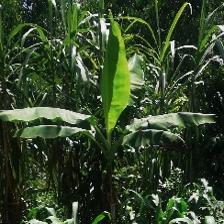
#> input picture resized_crop_images/matooke/mat1.jpg, 224 x 224 px; its folder holds only this picture in this run
$ jupyter execute --allow-errors 'Garden Crop_Detection.ipynb'
#> lines starting #> are read from the running program, lines starting #| are printed output that depends on the picture
                           SOLIMO RAJAB
                           REGNO 2022/HD05/1486U
                           SNO 2200701486
                           Computer vision project
                           End of Semester

This practical examination is a garden monitoring project using computer vision. The goal of this project is to perform garden monitoring using a set of garden images.

A set of steps for classification have been followed
Images are changed into grayscale
For each image, generate its feature descriptor while using SIFT and ORB
Perform k-means clustering on the feature array to obtain the centers of the centroid.
Split the dataset into train and test sets at an 80:20 ratio respectively.
Apply the Naive Bayes for each threshold needed for the SIFT and ORB until you obtain a good classification.
Evaluate the classifications using accuracy, precision, recall, F1

[cell 1]
# importing necessary libraries
import cv2
import PIL
import glob
import time
import PIL.Image
import numpy as np
import seaborn as sns
from skimage import io
from sklearn.svm import SVC
from skimage import filters
import matplotlib.pyplot as plt
from sklearn.naive_bayes import GaussianNB
from sklearn.model_selection import train_test_split
from sklearn.metrics import accuracy_score, confusion_matrix

[cell 2]
# reading cropped images from matooke, maize and cassava
import pathlib
data = pathlib.Path('E:/python/Computer vision exam/resized_crop_images/matooke')
matooke_images = list(data.glob('*.jpg'))
data = pathlib.Path('E:/python/Computer vision exam/resized_crop_images/cassava')
cassava_images = list(data.glob('*.jpg'))
data = pathlib.Path('E:/python/Computer vision exam/resized_crop_images/maize')
maize_images = list(data.glob('*.jpg'))
# print(len(known_images))

[cell 3]
# using SIFT to extract features
img = cv2.imread(str(matooke_images[0]))
#> img is the input picture: shape (224, 224, 3); mean B, G, R 43.4, 70.6, 54.2
sift = cv2.SIFT_create()
gray = cv2.cvtColor(img, cv2.COLOR_BGR2GRAY)
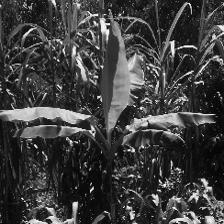
#> gray: shape (224, 224); min 0, max 254, mean 62.6
kp = sift.detect(gray, None)
#> kp = 644 keypoints; strongest (x, y, size): (35, 146, 1.9), (75, 205, 4.1), (133, 150, 2.2), (164, 185, 2)

[cell 4]
# Marking the keypoint on the image using circles
sift_img=cv2.drawKeypoints(gray ,
                      kp ,
                      img ,
                      flags=cv2.DRAW_MATCHES_FLAGS_DRAW_RICH_KEYPOINTS)
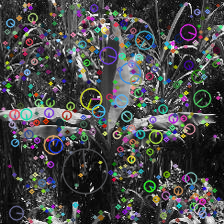
#> sift_img: shape (224, 224, 3); mean B, G, R 72.4, 72, 71.2
plt.imshow(sift_img)
plt.show()

#> (a cell that did not finish here is left out)

#> (a cell that did not finish here is left out)

#> (a cell that did not finish here is left out)

[cell 8]
# Load the image
image = cv2.imread(str(matooke_images[0]), cv2.IMREAD_GRAYSCALE)
#> image: shape (224, 224); min 0, max 255, mean 62.5

# Initialize ORB detector
orb = cv2.ORB_create()

# Detect keypoints and compute descriptors
keypoints, descriptors = orb.detectAndCompute(image, None)
#> keypoints = 427 keypoints; strongest (x, y, size): (173, 41, 31), (93, 131, 31), (90, 128, 31), (92, 188, 31)

# Draw keypoints on the image
image_with_keypoints = cv2.drawKeypoints(image, keypoints, None, (255, 0, 0), cv2.DRAW_MATCHES_FLAGS_DRAW_RICH_KEYPOINTS)
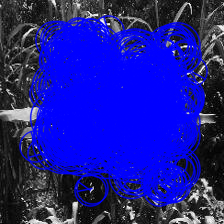
#> image_with_keypoints: shape (224, 224, 3); mean of channels 0, 1, 2 149.9, 28.9, 28.9; drawn as B, G, R


plt.imshow(image_with_keypoints)
plt.show()

#> (a cell that did not finish here is left out)

## Scale-invariant feature transform (SIFT)

[cell 10]
def get_k_shift_thresh(thresh):
    def CalcFeatures(img, th):
#> called with th = 10
        sift = cv2.SIFT_create(th)
        kp, des = sift.detectAndCompute(img, None)
#> kp = 11 keypoints; strongest (x, y, size): (35, 146, 1.9), (75, 205, 4.1), (133, 150, 2.2), (164, 185, 2)
        return des

    features = []
    for file in matooke_images:
        img = cv2.imread(str(file))
        img = cv2.cvtColor(img, cv2.COLOR_BGR2GRAY)
        img_des = CalcFeatures(img, thresh)
        if img_des is not None:
            features.append(img_des)
    for file in cassava_images:
        img = cv2.imread(str(file))
        img = cv2.cvtColor(img, cv2.COLOR_BGR2GRAY)
        img_des = CalcFeatures(img, thresh)
        if img_des is not None:
            features.append(img_des)
    for file in maize_images:
        img = cv2.imread(str(file))
        img = cv2.cvtColor(img, cv2.COLOR_BGR2GRAY)
        img_des = CalcFeatures(img, thresh)
        if img_des is not None:
            features.append(img_des)
    features = np.concatenate(features, axis=0)

    return features

[cell 11]
# getting the features per threshold
features_per_threshold = {}
for i in range(10,26,10):
  features_per_threshold[i] = get_k_shift_thresh(i)

**Method structure**
Combining all the above steps into one main algorithim

[cell 12]
def sift_naive_classifier(thresh):
    t0 = time.time()

    def CalcFeatures(img, th):
#> called with th = 5
        sift = cv2.SIFT_create(th)
        kp, des = sift.detectAndCompute(img, None)
#> kp = 5 keypoints; (x, y, size): (35, 146, 1.9), (75, 205, 4.1), (75, 205, 4.1), (133, 150, 2.2), (133, 150, 2.2)
        return des

    # Extract features using SIFT
    features = []
    for file in matooke_images:
        img = cv2.imread(str(file))
        img = cv2.cvtColor(img, cv2.COLOR_BGR2GRAY)
        img_des = CalcFeatures(img, thresh)
        if img_des is not None:
            features.append(img_des)
    for file in cassava_images:
        img = cv2.imread(str(file))
        img = cv2.cvtColor(img, cv2.COLOR_BGR2GRAY)
        img_des = CalcFeatures(img, thresh)
        if img_des is not None:
            features.append(img_des)
    for file in maize_images:
        img = cv2.imread(str(file))
        img = cv2.cvtColor(img, cv2.COLOR_BGR2GRAY)
        img_des = CalcFeatures(img, thresh)
        if img_des is not None:
            features.append(img_des)
    features = np.vstack(features)

    # K-Means clustering
    k = 150
    criteria = (cv2.TERM_CRITERIA_EPS + cv2.TERM_CRITERIA_MAX_ITER, 10, 0.1)
    flags = cv2.KMEANS_RANDOM_CENTERS
    compactness, labels, centres = cv2.kmeans(features, k, None, criteria, 10, flags)

    # Bag of Features
    # [10 lines left out: function bag_of_features, not called in this run]

    labels = []
    vec = []
    for file in matooke_images:
        img = cv2.imread(str(file))
        img_des = CalcFeatures(img, thresh)
        if img_des is not None:
            img_vec = bag_of_features(img_des, centres, k)
            vec.append(img_vec)
            labels.append(0)
    for file in cassava_images:
        img = cv2.imread(str(file))
        img_des = CalcFeatures(img, thresh)
        if img_des is not None:
            img_vec = bag_of_features(img_des, centres, k)
            vec.append(img_vec)
            labels.append(1)
    for file in maize_images:
        img = cv2.imread(str(file))
        img_des = CalcFeatures(img, thresh)
        if img_des is not None:
            img_vec = bag_of_features(img_des, centres, k)
            vec.append(img_vec)
            labels.append(2)
    vec = np.vstack(vec)

    # Splitting the data into training and test sets
    X_train, X_test, y_train, y_test = train_test_split(vec, labels, test_size=0.2)

    # Training and evaluating the Naive Bayes classifier
    naive_nayes = GaussianNB()
    naive_nayes.fit(X_train, y_train)
    preds_naive = naive_nayes.predict(X_test)
    accuracy_bayes = accuracy_score(y_test, preds_naive)
    conf_matrix_naive = confusion_matrix(y_test, preds_naive)

    t1 = time.time()

    return accuracy_bayes * 100, conf_matrix_naive, (t1 - t0)


naive_accuracy = {}
conf_matrix_lst_bayes = {}
timer = []

#> (the rest of this cell did not finish here and is left out)

#> (a cell that did not finish here is left out)

[cell 14]
conf_matrix_lst_bayes

## Oriented FAST and rotated BRIEF

[cell 15]
# [28 lines left out: function get_k_orb_thresh, not called in this run]

[cell 16]
# getting the features per threshold
features_per_threshold = {}
for i in range(10,26,10):
  features_per_threshold[i] = get_k_shift_thresh(i)
#> in CalcFeatures (call 3), `kp, des = sift.detectAndCompute(img, None)`: kp = 11 keypoints; strongest (x, y, size): (35, 146, 1.9), (75, 205, 4.1), (133, 150, 2.2), (164, 185, 2)

[cell 17]
def orb_naive_classifier(thresh):
    t0 = time.time()

    def CalcFeatures(image, th):
#> called with th = 5
        orb = cv2.ORB_create(th)
        keypoints, descriptors = orb.detectAndCompute(image, None)
#> keypoints = 5 keypoints; (x, y, size): (173, 42, 37.2), (35, 146, 31), (128, 126, 53.6), (150, 115, 44.6), (129, 126, 64.3)
        return descriptors

    # Extract features using SIFT
    features = []
    for file in matooke_images:
        image = cv2.imread(str(file))
        image = cv2.cvtColor(image, cv2.COLOR_BGR2GRAY)
        img_des = CalcFeatures(image, thresh)
        if img_des is not None:
            features.append(img_des)
    for file in cassava_images:
        image = cv2.imread(str(file))
        image = cv2.cvtColor(image, cv2.COLOR_BGR2GRAY)
        img_des = CalcFeatures(image, thresh)
        if img_des is not None:
            features.append(img_des)
    for file in maize_images:
        image = cv2.imread(str(file))
        image = cv2.cvtColor(image, cv2.COLOR_BGR2GRAY)
        img_des = CalcFeatures(image, thresh)
        if img_des is not None:
            features.append(img_des)
    features = np.vstack(features)
    features = features.astype(np.float32)

    # K-Means clustering
    k = 150
    criteria = (cv2.TERM_CRITERIA_EPS + cv2.TERM_CRITERIA_MAX_ITER, 10, 0.1)
    flags = cv2.KMEANS_RANDOM_CENTERS
    compactness, labels, centres = cv2.kmeans(features, k, None, criteria, 10, flags)

    # Bag of Features
    # [10 lines left out: function bag_of_features, not called in this run]

    labels = []
    vec = []
    for file in matooke_images:
        image = cv2.imread(str(file))
        img_des = CalcFeatures(image, thresh)
        if img_des is not None:
            img_vec = bag_of_features(img_des, centres, k)
            vec.append(img_vec)
            labels.append(0)
    for file in cassava_images:
        image = cv2.imread(str(file))
        img_des = CalcFeatures(image, thresh)
        if img_des is not None:
            img_vec = bag_of_features(img_des, centres, k)
            vec.append(img_vec)
            labels.append(1)
    for file in maize_images:
        image = cv2.imread(str(file))
        img_des = CalcFeatures(image, thresh)
        if img_des is not None:
            img_vec = bag_of_features(img_des, centres, k)
            vec.append(img_vec)
            labels.append(2)
    vec = np.vstack(vec)

    # Splitting the data into training and test sets
    X_train, X_test, y_train, y_test = train_test_split(vec, labels, test_size=0.2)

    # Training and evaluating the Naive Bayes classifier
    naive_nayes = GaussianNB()
    naive_nayes.fit(X_train, y_train)
    preds_naiveorb = naive_nayes.predict(X_test)
    accuracy_bayesorb = accuracy_score(y_test, preds_naiveorb)
    conf_matrix_naive = confusion_matrix(y_test, preds_naiveorb)

    t1 = time.time()

    return accuracy_bayesorb * 100, conf_matrix_naive, (t1 - t0)


naive_accuracyorb = {}
conf_matrix_lst_bayesorb = {}
timer = []

#> (the rest of this cell did not finish here and is left out)
